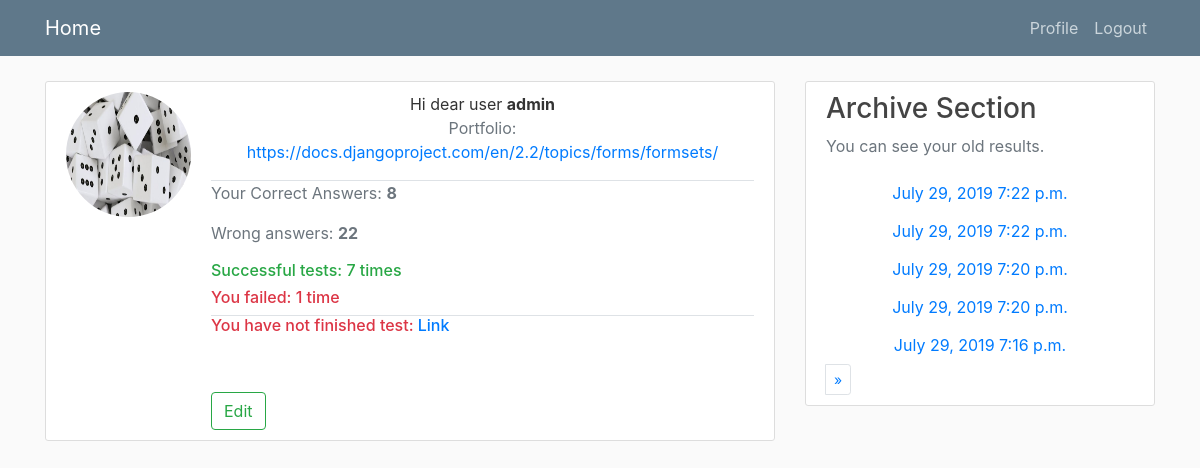
/profile/ (signed in), run on the app's committed database.
### basicapp/models.py (models this page shows, shortened)
class UserProfileInfo(models.Model):
    user = models.OneToOneField(User, on_delete=models.CASCADE)
    portfolio_site = models.URLField(blank=True, null=True)
    profile_image = models.ImageField(upload_to='profile_pics', default='default.jpg')
    def correct_answers(self):
        return sum(list(map(lambda answer: answer.is_correct, self.user.answers.all())))
    def incorrect_answers(self):
        return self.user.answers.filter(session__finished_at__isnull=False).count() - self.correct_answers()

class TestSession(models.Model):
    no_of_questions = models.IntegerField(default=5)
    created_at = models.DateTimeField(auto_now_add=True)
    finished_at = models.DateTimeField(null=True, blank=True)

### basicapp/views.py (the view)
# urls.py: path('profile/', login_required(ProfileView.as_view(date_field="created_at", allow_empty=True)), name='profile'),
class ProfileView(ArchiveIndexView):
    template_name = 'basicapp/profile.html'
    queryset = TestSession.objects.all()
    paginate_by = 5
    def get_queryset(self):
        if self.request and self.request.user:
            self.queryset = TestSession.objects.filter(answers__user=self.request.user).distinct()
        return super().get_queryset()
    def get_template_names(self):
        return [self.template_name]
    def get_context_data(self, **kwargs):
        data = super().get_context_data(**kwargs)
        count_success = 0
        test_sessions = TestSession.objects.filter(answers__user=self.request.user, finished_at__isnull=False).order_by(
            '-created_at').distinct()
        not_finished = TestSession.objects.filter(answers__user=self.request.user, finished_at__isnull=True)
        for session in test_sessions:
            if session.finished_at < session.created_at + \
                    timezone.timedelta(seconds=session.no_of_questions * 10):
                count_success += 1
        data['correct_answers'] = UserProfileInfo.objects.get(user=self.request.user).correct_answers()
        data['incorrect_answers'] = UserProfileInfo.objects.get(user=self.request.user).incorrect_answers()
        if not_finished.count() == 0:
            data['not_finished'] = not_finished
        else:
            data['not_finished'] = not_finished[0]
        data['success'] = count_success
        data['fail'] = not_finished.count()
        data['test'] = test_sessions
        return data

### basicapp/models.py (called while the page is built)
    @property
    def is_correct(self):
        if self.session.finished_at and self.session.finished_at < self.session.created_at + \
                        timezone.timedelta(seconds=self.session.no_of_questions * 10):
            if self.choice == self.question.word:
                return True
            return False
        return False

### templates/basicapp/profile.html (shortened to what this page needs)
{% extends 'basicapp/base.html' %}
{% block aside %}
    <div class="col-md-8">
        <div class="content-section animated fadeInDown">
            <form method="post">
                <div class="media">
                    <img src="{{ user.userprofileinfo.profile_image.url }}" class="rounded-circle account-img animated bounceInDown delay-0.5s">
                    <div class="media-body">
                        <div class="profile text-lg-center animated tada delay-2s">
                            <span class="">Hi dear user <b>{{ user.username }}</b></span>
                            <p class="text-muted">Portfolio: <a href="{{ user.userprofileinfo.portfolio_site }}">{{ user.userprofileinfo.portfolio_site }}</a></p>
                        </div>
                        {% if test %}
                            <p class="text-muted mt-2 border-top">Your Correct Answers: <b>{{ correct_answers }}</b></p>
                            {% if incorrect_answers == 0 %}
                                <p class="text-muted mt-2">You answered correctly: <b>{{ incorrect_answers }}</b><span
                                        class="ml-5"><b><--You are so talented></b></span></p>
                            {% else %}
                                <p class="text-muted mt-2">Wrong answers: <b>{{ incorrect_answers }}</b></p>
                            {% endif %}
                            <h6 class="text-success">Successful tests: {{ success }}{% if  success == 1 %} time {% else %} times{% endif %}</h6>
                            <h6 class="text-danger">You failed: {{ fail }} {% if  fail == 1 %} time {% else %} times{% endif %}</h6>
                            {% if not_finished %}
                                <h6 class="text-danger mt-2 border-top">You have not finished test: <a href="{% url 'test' not_finished.id %}">Link</a></h6>
                            {% endif %}
                        {% else %}
                            <h6 class="text-danger border-top">You did not pass any test</h6>
                        {% endif %}
                        <a href="{% url 'profile_edit' %}" class="btn btn-outline-success mt-5">Edit</a>
                    </div>
                </div>
            </form>
        </div>
    </div>
    {% include 'basicapp/snippet_archive.html' %}
{% endblock %}

### templates/basicapp/snippet_archive.html (shortened to what this page needs)
<div class="col-md-4">
    <div class="content-section animated lightSpeedIn delay-1s">
        <h3>Archive Section</h3>
        <p class='text-muted'>You can see your old results.</p>
        <div id="js-archive-ajax">
            <ul class="list-group">
                {% for result in latest %}
                    <button class="btn btn-link" type="button" data-toggle="collapse"
                            data-target="#{{ result.id }}">{{ result.created_at|date:"F j, Y P" }}</button>
                {% endfor %}
            </ul>
        </div>
        <ul class="pagination pagination-sm">
            <div class="step-links">
                {% if page_obj.has_next %}
                    <li class="page-item">
                        <a id="next" class="page-link" href="?page={{ page_obj.next_page_number }}">&raquo;</a>
                    </li>
                {% endif %}
            </div>
        </ul>
    </div>
</div>

### static/css/blog.css (style rules this page uses)
body { background: #fafafa; color: #333333; margin-top: 5rem; }
h1, h2, h3, h4, h5, h6 { color: #444444; }
ul { margin: 0; }
.content-section { background: #ffffff; padding: 10px 20px; border: 1px solid #dddddd; border-radius: 3px; margin-bottom: 20px; }
.account-img { height: 125px; width: 125px; margin-right: 20px; margin-bottom: 16px; }
.step-links { display: inline-flex; }

### data on the page
TestSession: created_at "July 29, 2019 7:22 p.m."
TestSession: created_at "July 29, 2019 7:22 p.m."
TestSession: created_at "July 29, 2019 7:20 p.m."
TestSession: created_at "July 29, 2019 7:20 p.m."
TestSession: created_at "July 29, 2019 7:16 p.m."

### other printed values
{{ user.username }} "admin"
{{ user.userprofileinfo.portfolio_site }} "https://docs.djangoproject.com/en/2.2/topics/forms/formsets/"
{{ correct_answers }} "8"
{{ incorrect_answers }} "22"
{{ success }} "7"
{{ fail }} "1"
